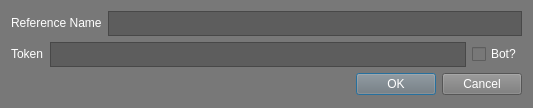
<?xml version="1.0" encoding="UTF-8"?>
<ui version="4.0">
 <class>Dialog</class>
 <widget class="QDialog" name="Dialog">
  <property name="geometry">
   <rect>
    <x>0</x>
    <y>0</y>
    <width>533</width>
    <height>108</height>
   </rect>
  </property>
  <property name="windowTitle">
   <string>Add or Modify Account</string>
  </property>
  <property name="styleSheet">
   <string notr="true">background-color: rgb(120, 120, 120);
color:white;</string>
  </property>
  <layout class="QVBoxLayout" name="verticalLayout">
   <item>
    <layout class="QHBoxLayout" name="horizontalLayout">
     <item>
      <widget class="QLabel" name="label">
       <property name="maximumSize">
        <size>
         <width>16777215</width>
         <height>20</height>
        </size>
       </property>
       <property name="text">
        <string>Reference Name</string>
       </property>
      </widget>
     </item>
     <item>
      <widget class="QPlainTextEdit" name="plainTextEdit">
       <property name="sizePolicy">
        <sizepolicy hsizetype="Expanding" vsizetype="Fixed">
         <horstretch>0</horstretch>
         <verstretch>0</verstretch>
        </sizepolicy>
       </property>
       <property name="maximumSize">
        <size>
         <width>16777215</width>
         <height>25</height>
        </size>
       </property>
       <property name="styleSheet">
        <string notr="true">background-color:rgb(93, 93, 93);</string>
       </property>
       <property name="inputMethodHints">
        <set>Qt::ImhNone</set>
       </property>
       <property name="verticalScrollBarPolicy">
        <enum>Qt::ScrollBarAlwaysOff</enum>
       </property>
       <property name="tabChangesFocus">
        <bool>true</bool>
       </property>
       <property name="lineWrapMode">
        <enum>QPlainTextEdit::NoWrap</enum>
       </property>
       <property name="plainText">
        <string/>
       </property>
      </widget>
     </item>
    </layout>
   </item>
   <item>
    <layout class="QHBoxLayout" name="horizontalLayout_2">
     <item>
      <widget class="QLabel" name="label_2">
       <property name="maximumSize">
        <size>
         <width>16777215</width>
         <height>20</height>
        </size>
       </property>
       <property name="text">
        <string>Token</string>
       </property>
      </widget>
     </item>
     <item>
      <widget class="QPlainTextEdit" name="plainTextEdit_2">
       <property name="sizePolicy">
        <sizepolicy hsizetype="Expanding" vsizetype="Fixed">
         <horstretch>0</horstretch>
         <verstretch>0</verstretch>
        </sizepolicy>
       </property>
       <property name="maximumSize">
        <size>
         <width>16777215</width>
         <height>25</height>
        </size>
       </property>
       <property name="styleSheet">
        <string notr="true">background-color:rgb(93, 93, 93);</string>
       </property>
       <property name="inputMethodHints">
        <set>Qt::ImhNone</set>
       </property>
       <property name="verticalScrollBarPolicy">
        <enum>Qt::ScrollBarAlwaysOff</enum>
       </property>
       <property name="tabChangesFocus">
        <bool>true</bool>
       </property>
       <property name="lineWrapMode">
        <enum>QPlainTextEdit::NoWrap</enum>
       </property>
       <property name="plainText">
        <string/>
       </property>
      </widget>
     </item>
     <item>
      <widget class="QCheckBox" name="checkBox_2">
       <property name="text">
        <string>Bot?</string>
       </property>
      </widget>
     </item>
    </layout>
   </item>
   <item>
    <widget class="QDialogButtonBox" name="buttonBox">
     <property name="orientation">
      <enum>Qt::Horizontal</enum>
     </property>
     <property name="standardButtons">
      <set>QDialogButtonBox::Cancel|QDialogButtonBox::Ok</set>
     </property>
    </widget>
   </item>
  </layout>
 </widget>
 <resources/>
 <connections>
  <connection>
   <sender>buttonBox</sender>
   <signal>accepted()</signal>
   <receiver>Dialog</receiver>
   <slot>accept()</slot>
   <hints>
    <hint type="sourcelabel">
     <x>227</x>
     <y>79</y>
    </hint>
    <hint type="destinationlabel">
     <x>157</x>
     <y>97</y>
    </hint>
   </hints>
  </connection>
  <connection>
   <sender>buttonBox</sender>
   <signal>rejected()</signal>
   <receiver>Dialog</receiver>
   <slot>reject()</slot>
   <hints>
    <hint type="sourcelabel">
     <x>295</x>
     <y>85</y>
    </hint>
    <hint type="destinationlabel">
     <x>286</x>
     <y>97</y>
    </hint>
   </hints>
  </connection>
 </connections>
</ui>
